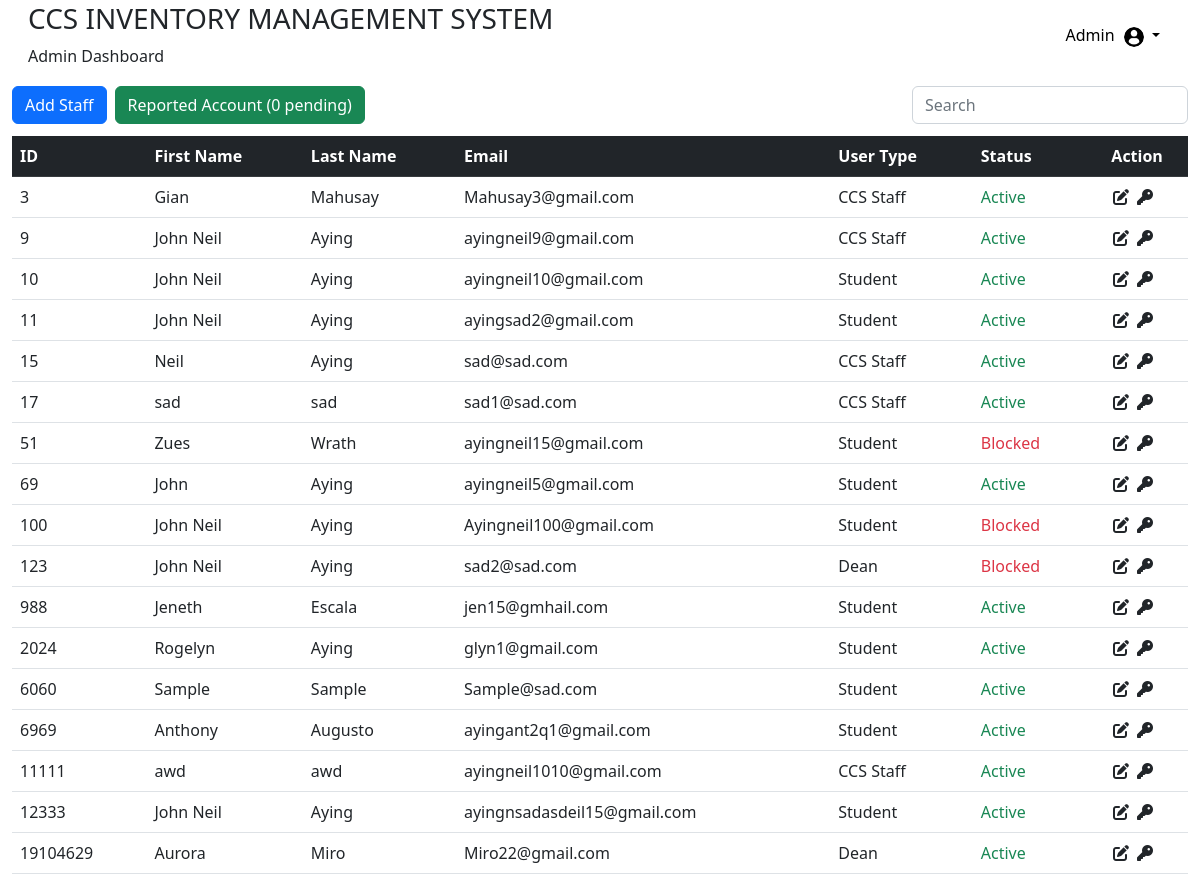
Before: /DashboardAdmin/adminPage.php (signed in) with the older database file.
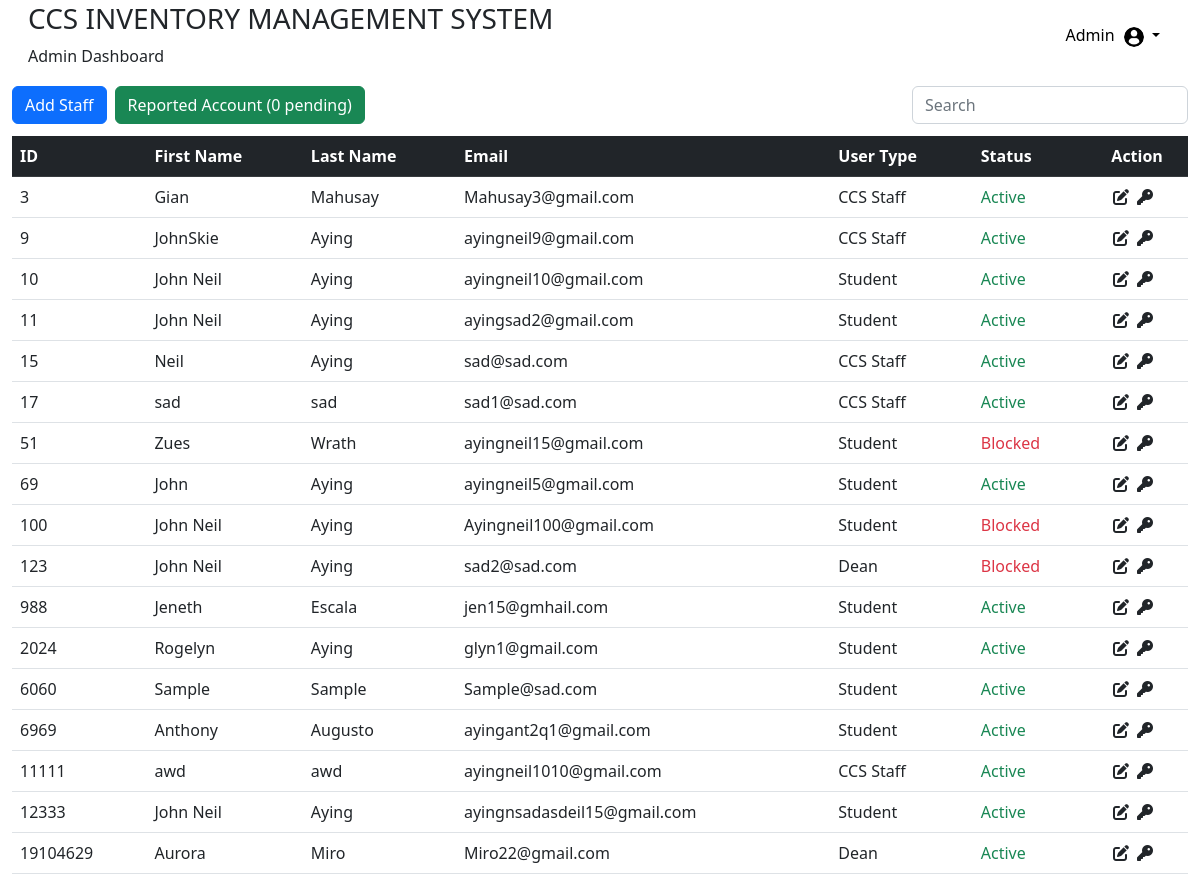
After: the same page with the newer database file.
### tables this page shows
CREATE TABLE `tblusers` (
  `id` int(11) NOT NULL,
  `addedbyid` int(11) NOT NULL,
  `usertype` varchar(50) NOT NULL,
  `fname` varchar(50) NOT NULL,
  `lname` varchar(50) NOT NULL,
  `password` varchar(50) NOT NULL,
  `online_status` enum('online','offline') DEFAULT 'offline',
  `status` varchar(20) NOT NULL,
  `email` varchar(50) NOT NULL,
  `gender` varchar(50) NOT NULL,
  `department` varchar(50) NOT NULL,
  `approveby` varchar(50) DEFAULT NULL,
  `datetimeregister` datetime DEFAULT NULL,
  `datetimeapprove` datetime DEFAULT NULL
);

### DashboardAdmin/adminPage.php (the view, shortened to what this page needs)
<?php
$servername = 'localhost';
$db_id = 'root';
$db_password = '';
$db_name = 'maininventorydb';
$con = mysqli_connect($servername, $db_id, $db_password, $db_name);
include('adminfunctions.php');
$search = isset($_GET["search"]) ? $_GET["search"] : '';
$sql = "SELECT * FROM `tblusers` WHERE usertype NOT IN ('Admin') AND status NOT IN ('Pending') AND (id LIKE '%$search%' OR lname LIKE '%$search%' OR usertype LIKE '%$search%')";
$result = mysqli_query($conn, $sql);
$queryCountPendingReports = "SELECT COUNT(*) AS pending_count FROM tblreportborroweracc WHERE status = 'Pending'";
$resultCountPendingReports = mysqli_query($con, $queryCountPendingReports);
if($resultCountPendingReports) {
    $row = mysqli_fetch_assoc($resultCountPendingReports);
    $pendingCount = $row['pending_count'];
} else {
    $pendingCount = 0;
}
?>
<!DOCTYPE html>
<html lang="en">
<head>
    <link rel="stylesheet" type="text/css" href="adminstyles.css">
    <link href="https://cdn.jsdelivr.net/npm/bootstrap@5.2.3/dist/css/bootstrap.min.css" rel="stylesheet">
    <link rel="stylesheet" href="https://cdnjs.cloudflare.com/ajax/libs/font-awesome/6.4.0/css/all.min.css" />
</head>
<body>
    <?php
    if ($result && mysqli_num_rows($result) > 0) {
        include('adminheader.php');
        echo '<div class="container-fluid">';
        echo '<div class="row mb-2">';
        echo '<div class="col-md-9 mb-1">';
        echo '<a href="addusers.php" class="btn btn-primary btn-block btn-add-new me-2">Add Staff</a>';
        echo '<a href="adminreportedborrower.php" class="btn btn-success btn-block btn-add-new">Reported Account ('. $pendingCount .' pending)</a>';
        echo '</div>';
        echo '<div class="col-md-3 text-end">';
        echo '<form action="" method="GET" class="input-group">';
        echo '<input type="text" class="form-control search-input " placeholder="Search" name="search" id="searchInput">';
        echo '</form>';
        echo '</div>';
        echo '</div>';
        echo '<table class="table table-hover">';
        echo '<thead class="table-dark ">';
        echo '<tr>';
        echo '<th scope="col">ID</th>';
        echo '<th scope="col">First Name</th>';
        echo '<th scope="col">Last Name</th>';
        echo '<th scope="col">Email</th>';
        echo '<th scope="col">User Type</th>';
        echo '<th scope="col">Status</th>';
        echo '<th class="text-center" scope="col">Action</th>';
        echo '</tr>';
        echo '</thead>';
        echo '<tbody>';
        while ($row = mysqli_fetch_assoc($result)) {
            echo '<tr>';
            echo '<td>' . $row["id"] . '</td>';
            echo '<td>' . $row["fname"] . '</td>';
            echo '<td>' . $row["lname"] . '</td>';
            echo '<td>' . $row["email"] . '</td>';
            echo '<td>' . $row["usertype"] . '</td>';
            echo '<td class="' . (strtolower($row["status"]) === 'active' ? 'text-success' : 'text-danger') . '">' . $row["status"] . '</td>';
            echo '<td class="text-center">';
            echo '<a href="edit.php?id=' . $row["id"] . '" class="link-dark"><i class="fa-solid fa-pen-to-square fs-7 me-2"></i></a>';
            echo '<a href="javascript:void(0);" onclick="confirmResetPassword(' . $row["id"] . ')" class="link-dark"><i class="fa-solid fa-key fs-7 me-2"></i></a>';
            echo '</td>';
            echo ' </tr>';
        }
        echo '</tbody>';
        echo '</table>';
        echo '</div>';
    }
    ?>
</body>
</html>

Changed rows visible on the page:
changed tblusers "ayingneil9@gmail.com": fname "John Neil" → "JohnSkie"
